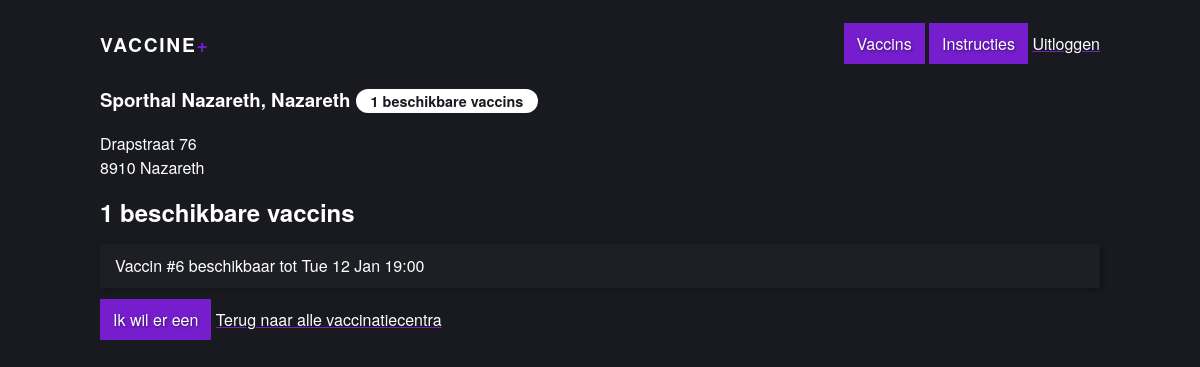
The page /vaccin/detail/2 on the database its author committed.
### tables this page shows
CREATE TABLE `center` (
  `center_id` int unsigned NOT NULL AUTO_INCREMENT,
  `name` varchar(100) DEFAULT NULL,
  `street` varchar(100) DEFAULT NULL,
  `nr` varchar(20) DEFAULT NULL,
  `postalcode` int DEFAULT NULL,
  `city` varchar(100) DEFAULT NULL,
  `lat` float DEFAULT NULL,
  `long` float DEFAULT NULL,
  `pdf` varchar(256) DEFAULT NULL,
  PRIMARY KEY (`center_id`)
);

CREATE TABLE `vaccin` (
  `vaccin_id` int unsigned NOT NULL AUTO_INCREMENT,
  `center_id` int DEFAULT NULL,
  `user_id` int DEFAULT NULL,
  `date` datetime DEFAULT NULL,
  `available` datetime DEFAULT NULL,
  `certificaat` varchar(256) DEFAULT NULL,
  `status` int DEFAULT NULL,
  `claimer` varchar(256) DEFAULT NULL,
  `email` varchar(256) DEFAULT NULL,
  `phone` varchar(256) DEFAULT NULL,
  `rijksregisternr` varchar(256) DEFAULT NULL,
  PRIMARY KEY (`vaccin_id`)
);

### controllers/VaccinController.php (called while the page is built, shortened)
<?php
require_once 'models/CenterModel.php';
require_once 'models/Vaccin_model.php';
class VaccinController {
    function detail($center_id) {
        $center = Center::getCenterById($center_id);
        $vaccins = Vaccin::getAvailableVaccinByCenterId($center_id);
        $total = Vaccin::countVaccins($center_id);
        include BASE_DIR . '/views/pages/detail.php';
    }
}

### models/CenterModel.php (called while the page is built, shortened)
<?php
class Center {
    public static function getCenterById($center_id) {
        global $db;
        $sql = 'SELECT * FROM center
                WHERE center_id = :center_id';
        $sql_statement = $db->prepare($sql);
        $sql_statement->execute([
            ':center_id' => $center_id,
        ]);
        return $sql_statement->fetchObject();
    }
}

### models/Vaccin_model.php (called while the page is built, shortened)
<?php
class Vaccin {
    public static function getAvailableVaccinByCenterId($center_id) {
        global $db;
        $sql = 'SELECT * FROM vaccin
                WHERE center_id = :center_id
                AND status = 0';
        $sql_statement = $db->prepare($sql);
        $sql_statement->execute([
            ':center_id' => $center_id,
        ]);
        return $sql_statement->fetchAll();
    }
    public static function countVaccins($center_id) {
        global $db;
        $sql = 'SELECT COUNT(*) FROM vaccin
                WHERE center_id = :center_id
                AND status = 0';
        $sql_statement = $db->prepare($sql);
        $sql_statement->execute([
            ':center_id' => $center_id,
        ]);
        return $sql_statement->fetchColumn();
    }
}

### views/pages/detail.php (the view)
<section>
    <h1><?= $center->name; ?>, <?= $center->city; ?> <span class="badge"><?= $total; ?> beschikbare vaccins</span></h1>
    <p>
        <?= $center->street; ?> <?= $center->nr; ?><br>
        <?= $center->postalcode; ?> <?= $center->city; ?>
    </p>
    <h2><?= $total; ?> beschikbare vaccins</h2>
    <div class="list">
        <?php
            foreach ($vaccins as $vaccin) {
                include BASE_DIR . '/views/_partials/vaccin_lis_item.php';
            }
        ?>
    </div>
    <a href="/vaccin/claim/<?= $center_id; ?>" class="btn btn-primary">Ik wil er een</a>
    <a href="/vaccin">Terug naar alle vaccinatiecentra</a>
</section>

### views/_partials/vaccin_lis_item.php
<div class="list-item">
    <span class="name">Vaccin <label>#<?= $vaccin['vaccin_id']; ?> beschikbaar tot</label> <?= date("D d M H:i", strtotime($vaccin['available'])); ?></span>
</div>

### style/main.css (style rules this page uses)
html, body { margin: 0; padding: 0; background-color: #191a20; color: #fff; font-size: 1rem; line-height: 1.5rem; overflow-y: scroll; font-family: "Helvetica Neue",Helvetica,Arial,sans-serif; position: relative; height: 100%; }
body { padding: 0 15px; }
* { -webkit-box-sizing: border-box; box-sizing: border-box; }
a { color: #fff; -webkit-text-decoration-color: #761ece; text-decoration-color: #761ece; }
section { max-width: 1000px; margin: 2rem auto; }
.list { margin-bottom: 20px; }
.list .list-item { display: -webkit-box; display: -ms-flexbox; display: flex; -webkit-box-pack: justify; -ms-flex-pack: justify; justify-content: space-between; -webkit-box-align: baseline; -ms-flex-align: baseline; align-items: baseline; padding: 10px 15px; border-radius: 0; background: rgba(255, 255, 255, 0.025); -webkit-box-shadow: 2px 2px 6px rgba(0, 0, 0, 0.3); box-shadow: 2px 2px 6px rgba(0, 0, 0, 0.3); margin-bottom: 5px; color: #fff; text-decoration: none; }
.badge { background: #fff; color: #191a20; display: inline-block; padding: 0px 15px; font-size: .9rem; border-radius: 15px; }
.btn { background-color: #761ece; border: none; font-size: 1rem; color: #fff; padding: 8px 12px; text-decoration: none; border: solid 1px #761ece; text-shadow: 1px 1px 3px rgba(0, 0, 0, 0.5); }

### rows shown on the page
center: name "Sporthal Nazareth", city "Nazareth", street "Drapstraat", nr "76", postalcode "8910"
vaccin: vaccin_id "6", available "Tue 12 Jan 19:00"

### other values the page prints
$total "1"
